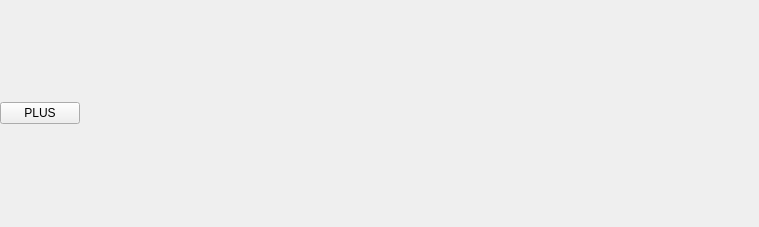
<?xml version="1.0" encoding="UTF-8"?>
<ui version="4.0">
 <class>Frame</class>
 <widget class="QFrame" name="Frame">
  <property name="geometry">
   <rect>
    <x>0</x>
    <y>0</y>
    <width>759</width>
    <height>227</height>
   </rect>
  </property>
  <property name="windowTitle">
   <string>Followers</string>
  </property>
  <layout class="QVBoxLayout" name="verticalLayout_2" stretch="0,1">
   <property name="leftMargin">
    <number>0</number>
   </property>
   <property name="topMargin">
    <number>0</number>
   </property>
   <property name="rightMargin">
    <number>0</number>
   </property>
   <property name="bottomMargin">
    <number>0</number>
   </property>
   <item>
    <layout class="QHBoxLayout" name="horizontalLayout_2">
     <item>
      <widget class="QPushButton" name="pushButton">
       <property name="text">
        <string>PLUS</string>
       </property>
      </widget>
     </item>
     <item>
      <spacer name="horizontalSpacer">
       <property name="orientation">
        <enum>Qt::Horizontal</enum>
       </property>
       <property name="sizeHint" stdset="0">
        <size>
         <width>40</width>
         <height>20</height>
        </size>
       </property>
      </spacer>
     </item>
    </layout>
   </item>
   <item>
    <layout class="QVBoxLayout" name="verticalLayout">
     <property name="topMargin">
      <number>0</number>
     </property>
     <property name="bottomMargin">
      <number>0</number>
     </property>
    </layout>
   </item>
  </layout>
 </widget>
 <resources/>
 <connections/>
</ui>
